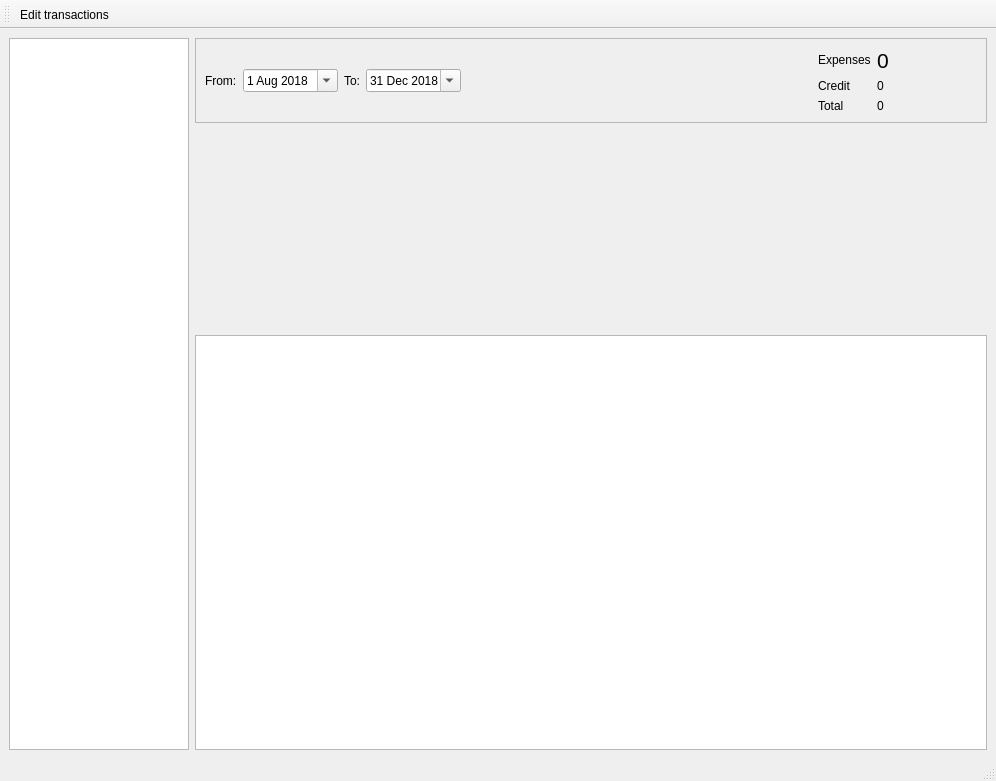
<?xml version="1.0" encoding="UTF-8"?>
<ui version="4.0">
 <class>MainWindow</class>
 <widget class="QMainWindow" name="MainWindow">
  <property name="geometry">
   <rect>
    <x>0</x>
    <y>0</y>
    <width>996</width>
    <height>781</height>
   </rect>
  </property>
  <property name="windowTitle">
   <string>kasa</string>
  </property>
  <widget class="QWidget" name="centralWidget">
   <layout class="QVBoxLayout" name="verticalLayout">
    <item>
     <layout class="QHBoxLayout" name="horizontalLayout">
      <item>
       <widget class="QListView" name="listView">
        <property name="sizePolicy">
         <sizepolicy hsizetype="Maximum" vsizetype="Expanding">
          <horstretch>0</horstretch>
          <verstretch>0</verstretch>
         </sizepolicy>
        </property>
        <property name="maximumSize">
         <size>
          <width>180</width>
          <height>16777215</height>
         </size>
        </property>
       </widget>
      </item>
      <item>
       <layout class="QVBoxLayout" name="verticalLayout_3">
        <item>
         <widget class="QFrame" name="frame">
          <property name="maximumSize">
           <size>
            <width>16777215</width>
            <height>100</height>
           </size>
          </property>
          <property name="frameShape">
           <enum>QFrame::StyledPanel</enum>
          </property>
          <property name="frameShadow">
           <enum>QFrame::Raised</enum>
          </property>
          <layout class="QHBoxLayout" name="horizontalLayout_2">
           <item>
            <widget class="QLabel" name="label">
             <property name="text">
              <string>From:</string>
             </property>
            </widget>
           </item>
           <item>
            <widget class="QDateEdit" name="fromDateEdit">
             <property name="dateTime">
              <datetime>
               <hour>0</hour>
               <minute>0</minute>
               <second>0</second>
               <year>2018</year>
               <month>8</month>
               <day>1</day>
              </datetime>
             </property>
             <property name="currentSection">
              <enum>QDateTimeEdit::YearSection</enum>
             </property>
             <property name="calendarPopup">
              <bool>true</bool>
             </property>
            </widget>
           </item>
           <item>
            <widget class="QLabel" name="label_2">
             <property name="text">
              <string>To:</string>
             </property>
            </widget>
           </item>
           <item>
            <widget class="QDateEdit" name="toDateEdit">
             <property name="dateTime">
              <datetime>
               <hour>0</hour>
               <minute>0</minute>
               <second>0</second>
               <year>2018</year>
               <month>12</month>
               <day>31</day>
              </datetime>
             </property>
             <property name="calendarPopup">
              <bool>true</bool>
             </property>
            </widget>
           </item>
           <item>
            <spacer name="horizontalSpacer">
             <property name="orientation">
              <enum>Qt::Horizontal</enum>
             </property>
             <property name="sizeHint" stdset="0">
              <size>
               <width>40</width>
               <height>20</height>
              </size>
             </property>
            </spacer>
           </item>
           <item>
            <layout class="QFormLayout" name="formLayout">
             <item row="0" column="0">
              <widget class="QLabel" name="expensesLabel">
               <property name="text">
                <string>Expenses</string>
               </property>
              </widget>
             </item>
             <item row="0" column="1">
              <widget class="QLabel" name="expensesAmountLabel">
               <property name="minimumSize">
                <size>
                 <width>100</width>
                 <height>0</height>
                </size>
               </property>
               <property name="font">
                <font>
                 <pointsize>16</pointsize>
                </font>
               </property>
               <property name="text">
                <string>0</string>
               </property>
              </widget>
             </item>
             <item row="1" column="0">
              <widget class="QLabel" name="creditLabel">
               <property name="text">
                <string>Credit</string>
               </property>
              </widget>
             </item>
             <item row="1" column="1">
              <widget class="QLabel" name="creditAmountLabel">
               <property name="text">
                <string>0</string>
               </property>
              </widget>
             </item>
             <item row="2" column="0">
              <widget class="QLabel" name="totalLabel">
               <property name="text">
                <string>Total</string>
               </property>
              </widget>
             </item>
             <item row="2" column="1">
              <widget class="QLabel" name="totalAmountLabel">
               <property name="text">
                <string>0</string>
               </property>
              </widget>
             </item>
            </layout>
           </item>
          </layout>
         </widget>
        </item>
        <item>
         <layout class="QHBoxLayout" name="horizontalLayout_3">
          <item>
           <widget class="QtCharts::QChartView" name="pieChart" native="true">
            <property name="minimumSize">
             <size>
              <width>0</width>
              <height>200</height>
             </size>
            </property>
           </widget>
          </item>
         </layout>
        </item>
        <item>
         <widget class="QListView" name="transactionsView"/>
        </item>
       </layout>
      </item>
     </layout>
    </item>
   </layout>
  </widget>
  <widget class="QMenuBar" name="menuBar">
   <property name="geometry">
    <rect>
     <x>0</x>
     <y>0</y>
     <width>996</width>
     <height>30</height>
    </rect>
   </property>
  </widget>
  <widget class="QToolBar" name="mainToolBar">
   <attribute name="toolBarArea">
    <enum>TopToolBarArea</enum>
   </attribute>
   <attribute name="toolBarBreak">
    <bool>false</bool>
   </attribute>
   <addaction name="actionEditTransactions"/>
  </widget>
  <widget class="QStatusBar" name="statusBar"/>
  <action name="actionEditTransactions">
   <property name="text">
    <string>Edit transactions</string>
   </property>
  </action>
 </widget>
 <customwidgets>
  <customwidget>
   <class>QtCharts::QChartView</class>
   <extends>QWidget</extends>
   <header location="global">QtCharts/QChartView</header>
   <container>1</container>
  </customwidget>
 </customwidgets>
 <resources/>
 <connections/>
</ui>
